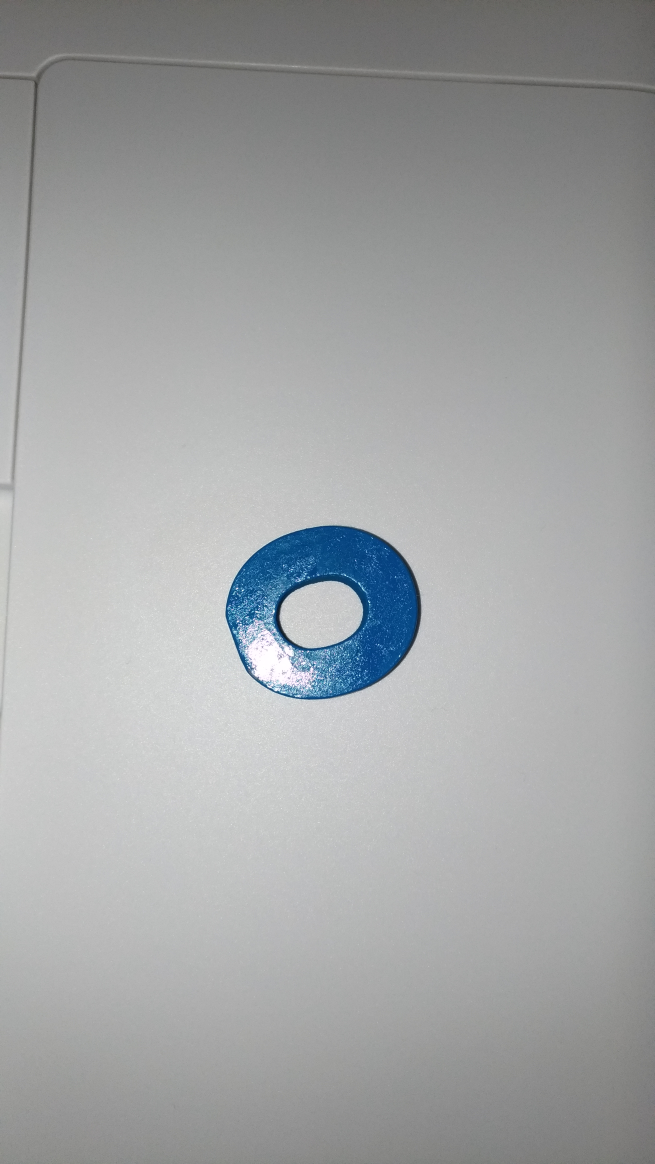
//> input picture picture/circle.jpg, 2620 x 4656 px (shown at 1/4 size)
$ ./DisplayImage_v1 picture/circle.jpg   (built with g++ and OpenCV 4)
//> lines starting //> are read from the running program, lines starting //| are printed output that depends on the picture; after the words box and inside, x2 and y2 are one past the last pixel; in counts of white or black regions, pixels touching at a corner belong together
#include <string>
#include <stdio.h>
#include <vector>
#include <algorithm>
#include <opencv2/opencv.hpp>

using namespace cv;
using namespace std;


//fuction prototype
static void edge_CB(int, void*);
static void rect_CB(int, void*);
bool compareArcLength(vector<Point> a, vector<Point> b);


//global parameters
Mat src, src_gray, blured, edge, dst;
int low_thres=50;
int up_thres=100;
int MCitera = 3;
int n_obj = 3;
static int MAX_ITERATE = 20;
static int MAX_THRES = 400;
static int MAX_N_obj = 10;
char win_name[] = "Display Image";


int main(int argc, char** argv ){

    if ( argc != 2 ){
        printf("usage: DisplayImage.out <Image_Path>\n");
        return -1;
    }
    src = imread( argv[1], 1);
//> src is the input picture: 4656 rows x 2620 cols, CV_8UC3; mean B, G, R 164.6, 163.7, 161.5
    if ( !src.data ){
        printf("No image data \n");
        return -1;
    }

    namedWindow(win_name, WINDOW);
//> (this line was passed over: WINDOW is not available in this run)
    createTrackbar("UP Threshold: ", win_name, &up_thres, MAX_THRES, edge_CB);
    createTrackbar("LOW Threshold: ", win_name, &low_thres, MAX_THRES, edge_CB);
    createTrackbar("MORPH CLOSE ITERATE: ", win_name, &MCitera, MAX_ITERATE, edge_CB);
    createTrackbar("Number of object: ", win_name, &n_obj, MAX_N_obj, rect_CB);


    cvtColor(src,src_gray,COLOR_BGR2GRAY);
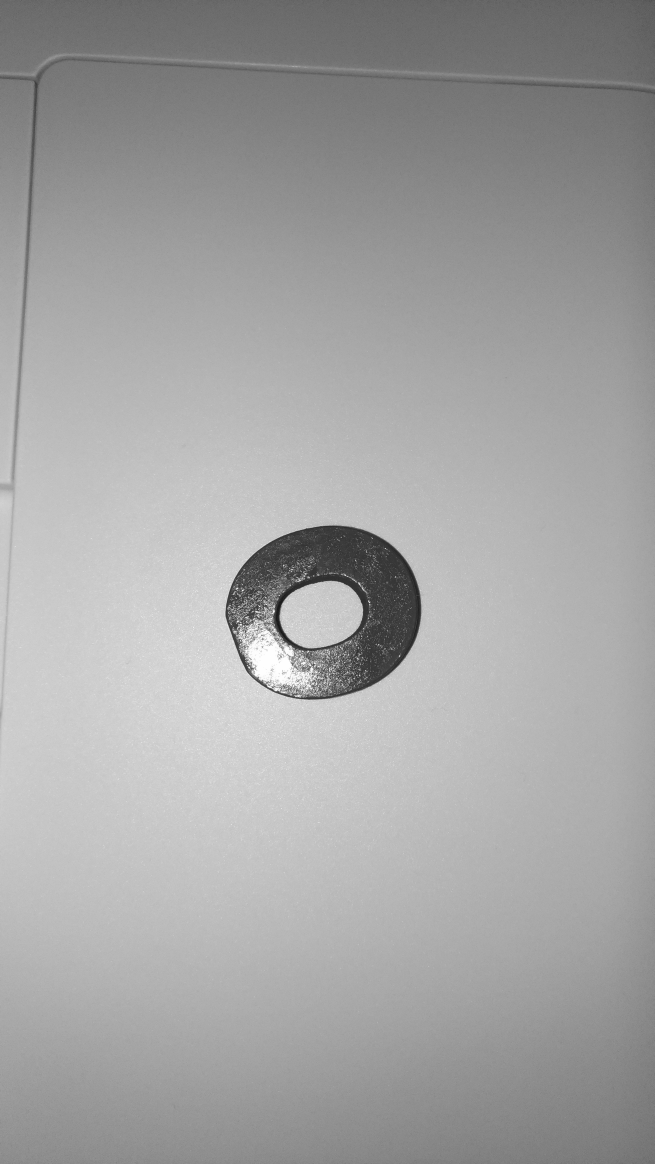
//> src_gray: 4656 rows x 2620 cols, CV_8UC1 (shown at 1/4 size); min 15, max 255, mean 163.1
    GaussianBlur(src_gray,blured,Size(17,17),0,0);
    edge_CB(0,0);
    waitKey(0);
    rect_CB(0,0);
    waitKey(0);
    return 0;
}

static void edge_CB(int, void*){
    Canny(blured, edge, low_thres, up_thres, 3);
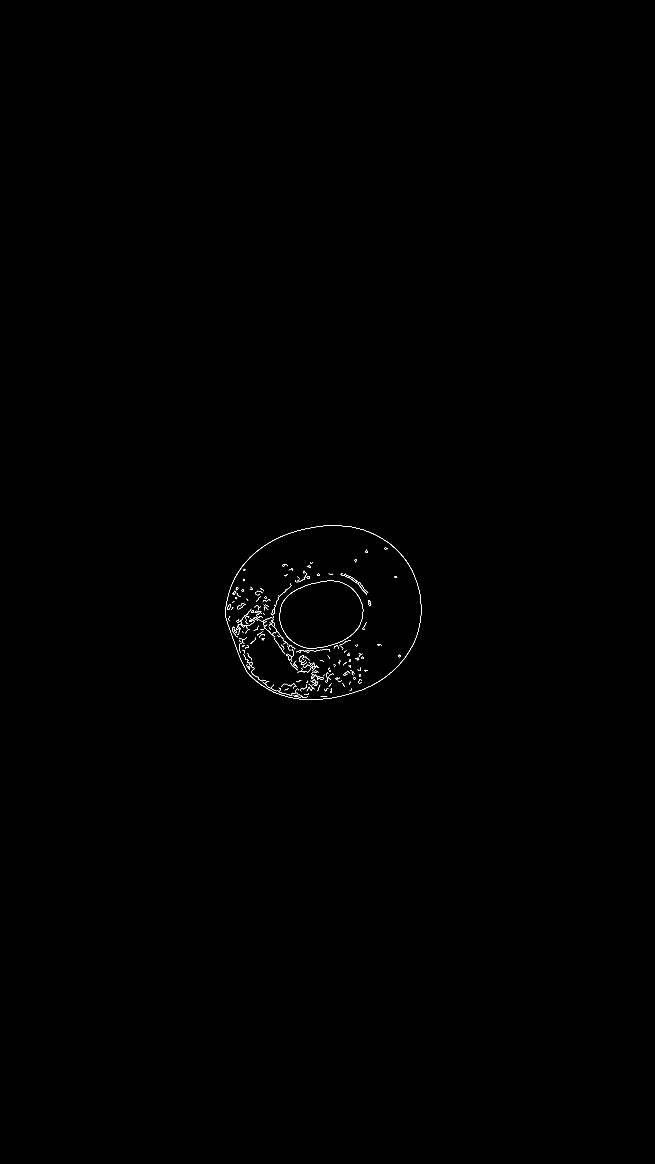
//> edge: 4656 rows x 2620 cols, CV_8UC1 (shown at 1/4 size); 0.09% white in thin lines or dots, all inside (x1, y1, x2, y2) = (901, 2102, 1685, 2799)
    //morphologyEx(edge, edge, MORPH_CLOSE, Mat(), Point(-1,-1), MCitera);
    dilate(edge,edge,Mat(),Point(-1,-1), MCitera);
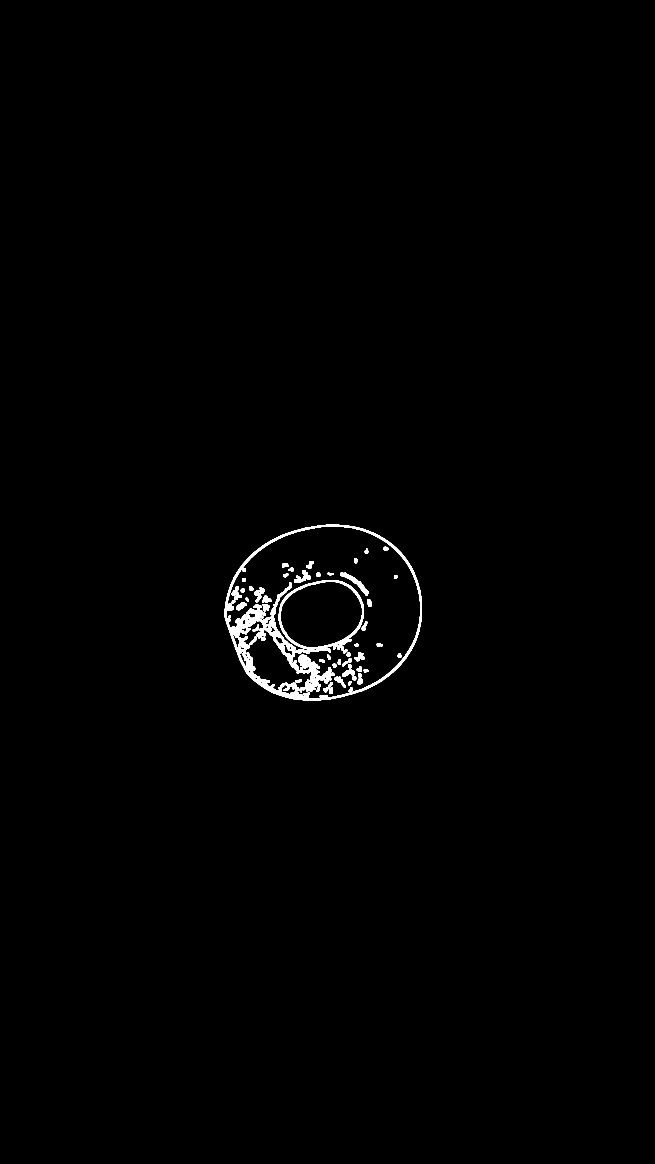
//> edge: 4656 rows x 2620 cols, CV_8UC1 (shown at 1/4 size); 0.71% white; 61 white regions
    imshow(win_name, edge);
}

static void rect_CB(int, void*){
    dst = src.clone();
    vector<vector<Point> > contours;
    vector<Vec4i> hierarchy;
    findContours(edge, contours, hierarchy, CV_RETR_EXTERNAL, CV_CHAIN_APPROX_NONE);
//> contours = 1 contour; box (x1, y1, x2, y2) and area: (898, 2099, 1688, 2802) 437260
    vector<vector<Point> > contours_poly( contours.size() );
//> contours_poly = 1 empty contours

    for(int i=0; i<contours.size(); i++){
        approxPolyDP(Mat(contours[i]), contours_poly[i], 50, true);
    }
//> this loop made 1 pass
    sort(contours_poly.begin(), contours_poly.end(), compareArcLength);
    vector<RotatedRect> minRects(n_obj);
    if(contours.size()<n_obj){
        imshow(win_name, src);
        return;
    }
    for(int i=0; i<n_obj; i++){
        minRects[i] = minAreaRect(Mat(contours_poly[i]));
        Point2f rect_points[4];
        minRects[i].points( rect_points );
        for( int j = 0; j < 4; j++ ){
            line( dst, rect_points[j], rect_points[(j+1)%4], Scalar(0,0,255), 7, 8 );
        }
        int center_x = minRects[i].center.x;
        int center_y = minRects[i].center.y;
        string center = format("( %i, %i)", center_x, center_y);
        circle(dst, minRects[i].center, 10, Scalar(0,0,0), 10,8);
        putText(dst, center, minRects[i].center, 0, 3, Scalar(0,0,0), 5, 8);

    }
    imshow(win_name, dst);
    return;
}

bool compareArcLength(vector<Point> a, vector<Point> b){
    return arcLength(a, true) > arcLength(b, true);
}

$ run again, on picture/p2.jpg
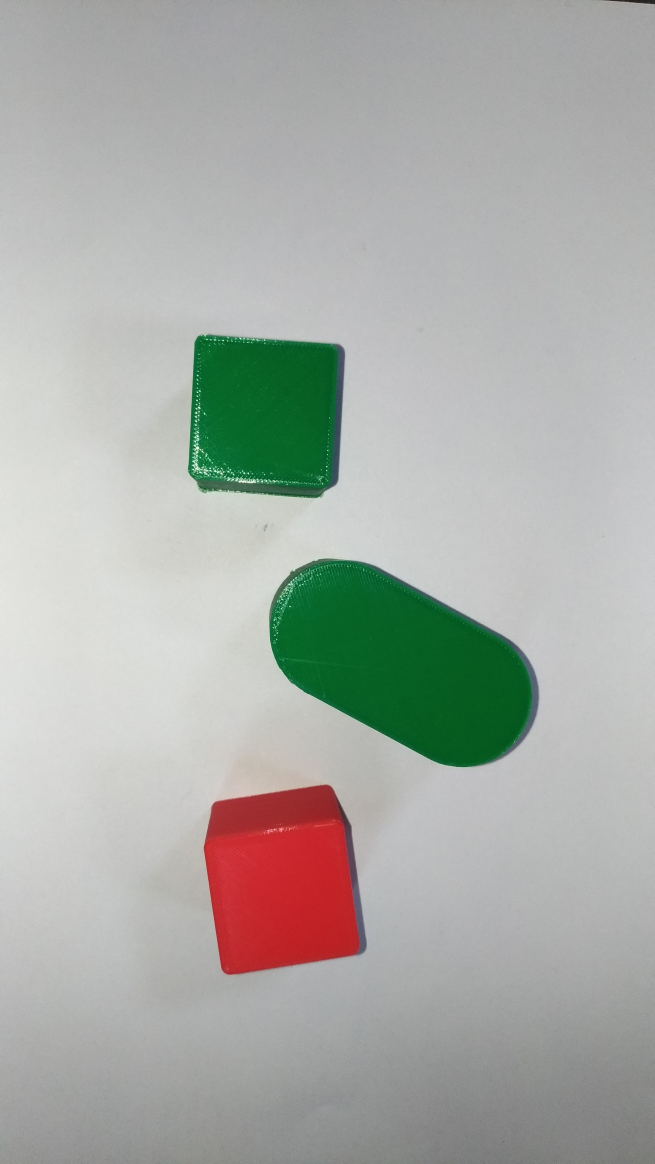
//> input picture picture/p2.jpg, 2620 x 4656 px (shown at 1/4 size)
//> src is the input picture: 4656 rows x 2620 cols, CV_8UC3; mean B, G, R 167.9, 173.1, 170
//> in edge_CB, `Canny(blured, edge, low_thres, up_thres, 3);`:
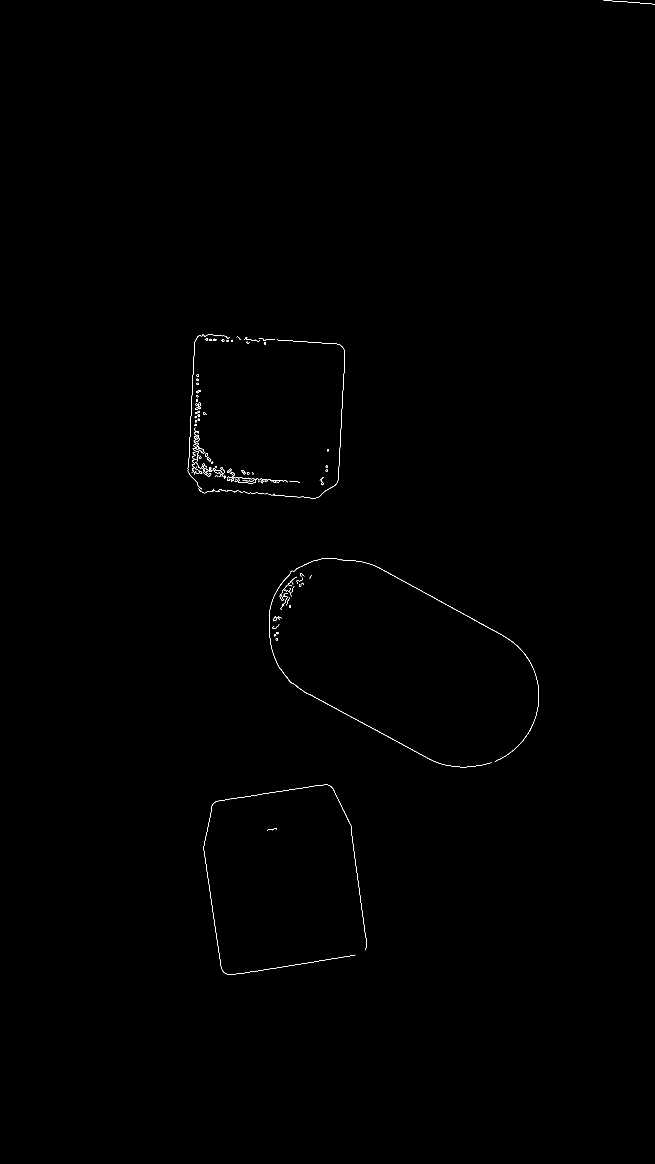
//> edge: 4656 rows x 2620 cols, CV_8UC1 (shown at 1/4 size); 0.11% white in thin lines or dots, all inside (x1, y1, x2, y2) = (751, 2, 2620, 3899)
//> in edge_CB, `dilate(edge,edge,Mat(),Point(-1,-1), MCitera);`:
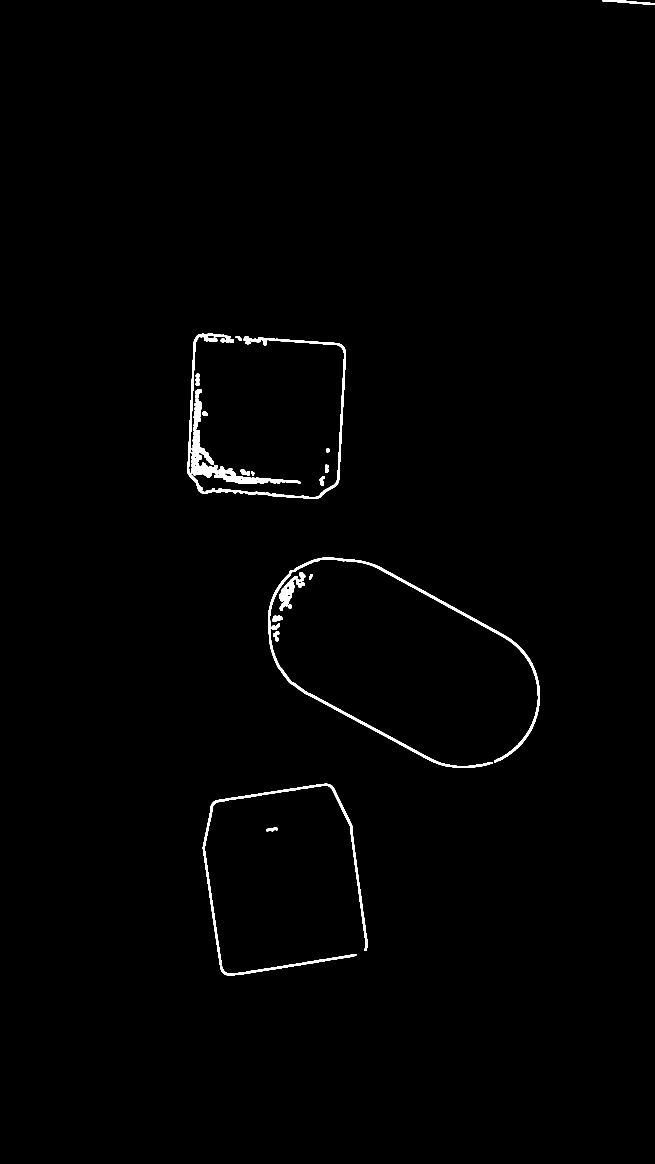
//> edge: 4656 rows x 2620 cols, CV_8UC1 (shown at 1/4 size); 0.8% white; 34 white regions
//> contours = 34 contours; largest, box (x1, y1, x2, y2) and area: (1073, 2230, 2159, 3072) 23747, (811, 3135, 1470, 3902) 16910, (748, 1335, 1383, 1996) 15834, (764, 1708, 1201, 1936) 15756, (1116, 2304, 1191, 2443) 4040
//> in rect_CB, `vector<vector<Point> > contours_poly( contours.size() );`: contours_poly = 34 empty contours
//> the loop in rect_CB, `for(int i=0; i<contours.size(); i++)` made 34 passes
//> in rect_CB, `sort(contours_poly.begin(), contours_poly.end(), compareArcLength);`: contours_poly = 34 contours, 30 with area under 20; largest, box (x1, y1, x2, y2) and area: (1085, 2240, 2148, 3055) 44330, (818, 3138, 1465, 3897) 14654, (773, 1711, 1201, 1935) 12644, (781, 1342, 1381, 1990) 5353
//> the loop in rect_CB, `for(int i=0; i<n_obj; i++)` made 3 passes
//> (center_x, center_y) on passes 1 to 3: (1608, 2651), (1138, 3515), (1064, 1665)
